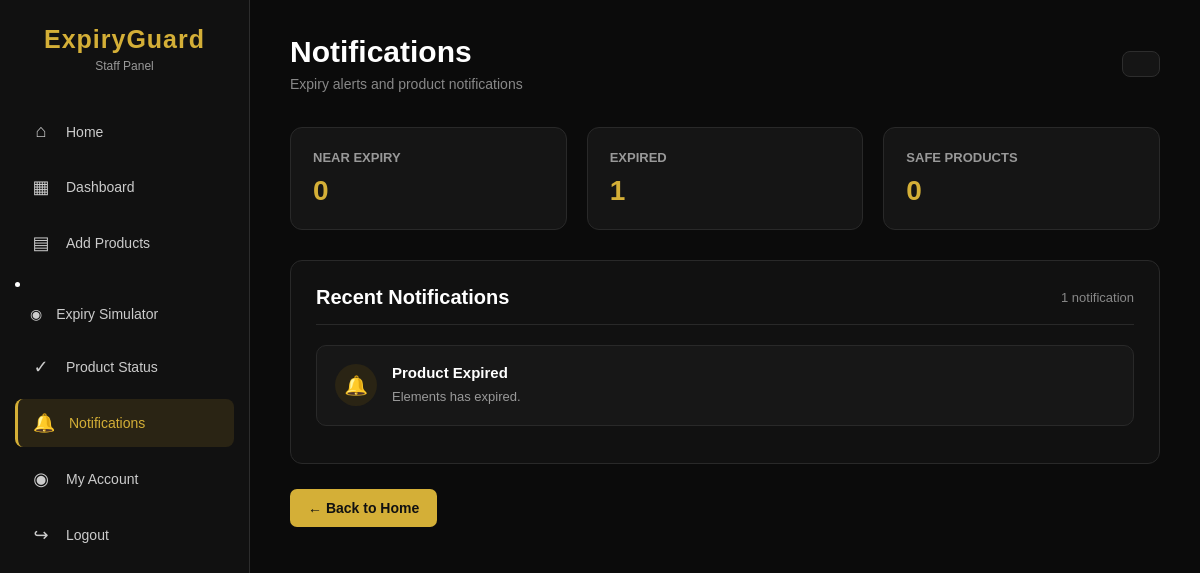
The app's page /staff/notifications/ (signed in), older data.
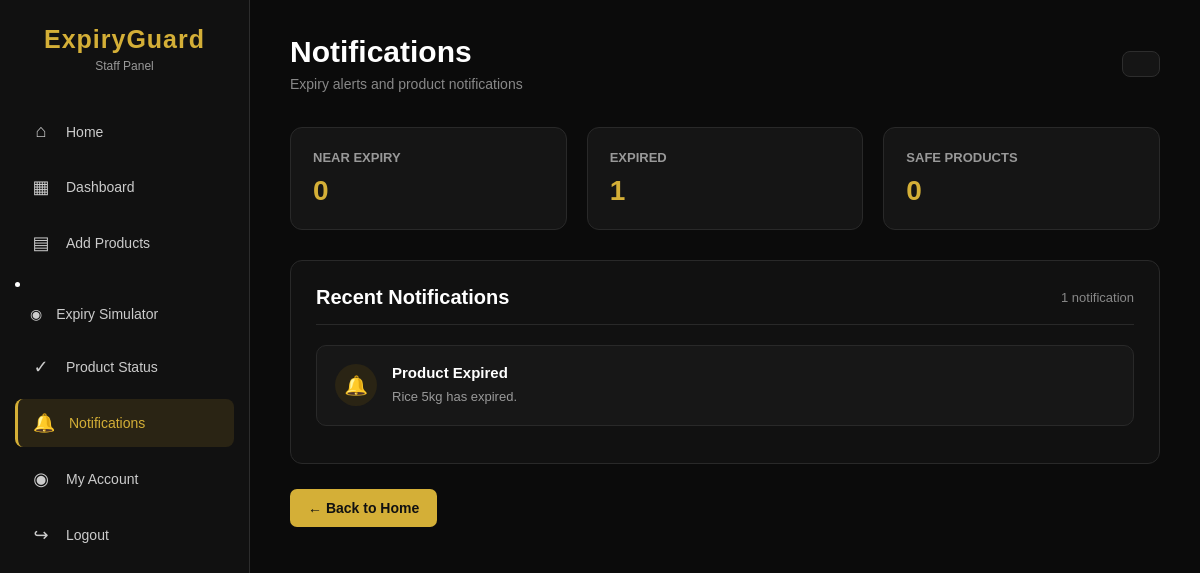
The same page, newer data.
### staff/models.py (models this page shows)
class Product(models.Model):
    name = models.CharField(max_length=200)
    barcode = models.CharField(
        max_length=100,
        unique=True
    )
    batch_number = models.CharField(
        max_length=100,
        blank=True
    )
    category = models.CharField(
        max_length=100,
        blank=True
    )
    manufacture_date = models.DateField(
        null=True,
        blank=True
    )
    expiry_date = models.DateField()
    price = models.DecimalField(
        max_digits=10,
        decimal_places=2,
        default=0
    )
    stock_quantity = models.IntegerField(
        default=0
    )
    def __str__(self):
        return self.name

### staff/views.py (the view, shortened to what this page needs)
def staff_notifications(request):
    check = staff_login_required(request)
    if check:
        return check
    today = date.today()
    products = Product.objects.all()
    expired_products = products.filter(
        expiry_date__lt=today
    )
    near_expiry_products = products.filter(
        expiry_date__gte=today,
        expiry_date__lte=today + timedelta(days=30)
    )
    safe_products = products.filter(
        expiry_date__gt=today + timedelta(days=30)
    )
    unknown_products = products.filter(
        expiry_date__isnull=True
    )
    notifications = []
    for product in expired_products:
        product_name = str(product)
        notifications.append({
            "type": "expired",
            "title": "Product Expired",
            "message":
                f"{product_name} has expired.",
            "product": product,
        })
    return render(
        request,
        "staff/notifications.html",
        {
            "notifications": notifications,
            "products": products,
            "expired_products": expired_products,
            "near_expiry_products": near_expiry_products,
            "safe_products": safe_products,
            "unknown_products": unknown_products,
            "expired_count": expired_products.count(),
            "near_expiry_count": near_expiry_products.count(),
            "safe_count": safe_products.count(),
            "unknown_count": unknown_products.count(),
        }
    )

### staff/views.py (called while the page is built)
def staff_login_required(request):
    if not request.user.is_authenticated:
        return redirect("staff_login")
    return None

### staff/templates/staff/notifications.html (shortened to what this page needs)
<!DOCTYPE html>
<html lang="en">
<head>
</head>
<body>
    <aside class="sidebar">
        <div class="logo">
            <h1>ExpiryGuard</h1>
            <p>Staff Panel</p>
        </div>
        <nav class="menu">
            <a href="{% url 'staff_home' %}">
                <span class="menu-icon">⌂</span>
                <span class="menu-text">Home</span>
            </a>
            <a href="{% url 'staff_dashboard' %}">
                <span class="menu-icon">▦</span>
                <span class="menu-text">Dashboard</span>
            </a>
            <a href="{% url 'add_product' %}">
                <span class="menu-icon">▤</span>
                <span class="menu-text">Add Products</span>
            </a>
    <li>
<a href="{% url 'expiry_simulator' %}">
    <span class="icon">◉</span>
    Expiry Simulator
</a>
        </li>
            <a href="{% url 'staff_product_status' %}">
                <span class="menu-icon">✓</span>
                <span class="menu-text">Product Status</span>
            </a>
            <a href="{% url 'staff_notifications' %}" class="active">
                <span class="menu-icon">🔔</span>
                <span class="menu-text">Notifications</span>
            </a>
            <a href="{% url 'staff_account' %}">
                <span class="menu-icon">◉</span>
                <span class="menu-text">My Account</span>
            </a>
            <a href="{% url 'staff_logout' %}">
                <span class="menu-icon">↪</span>
                <span class="menu-text">Logout</span>
            </a>
        </nav>
    </aside>
    <main class="main-content">
        <div class="top-bar">
            <div>
                <h2>Notifications</h2>
                <p>Expiry alerts and product notifications</p>
            </div>
            <div class="date-box">
            </div>
        </div>
        <div class="summary-grid">
            <div class="summary-card">
                <h4>Near Expiry</h4>
                <h3>{{ near_expiry_count|default:"0" }}</h3>
            </div>
            <div class="summary-card">
                <h4>Expired</h4>
                <h3>{{ expired_count|default:"0" }}</h3>
            </div>
            <div class="summary-card">
                <h4>Safe Products</h4>
                <h3>{{ safe_count|default:"0" }}</h3>
            </div>
        </div>
        <section class="notification-container">
            <div class="notification-header">
                <h3>Recent Notifications</h3>
                <span>
                    {% if notifications %}
                        {{ notifications|length }} notification{{ notifications|length|pluralize }}
                    {% else %}
                        No notifications
                    {% endif %}
                </span>
            </div>
            {% if notifications %}
                {% for notification in notifications %}
                    <div class="notification-item">
                        <div class="notification-icon">
                            🔔
                        </div>
                        <div class="notification-content">
                            <h4>
                                {{ notification.title|default:"Product Notification" }}
                            </h4>
                            <p>
                                {{ notification.message|default:notification }}
                            </p>
                        </div>
                    </div>
                {% endfor %}
            {% endif %}
        </section>
        <a href="{% url 'staff_home' %}" class="back-button">
            ← Back to Home
        </a>
    </main>
</body>
</html>

Row changes from the older to the newer data that the page shows:
removed Product: title "Product Expired", message "Elements has expired."
added Product: title "Product Expired", message "Rice 5kg has expired."
